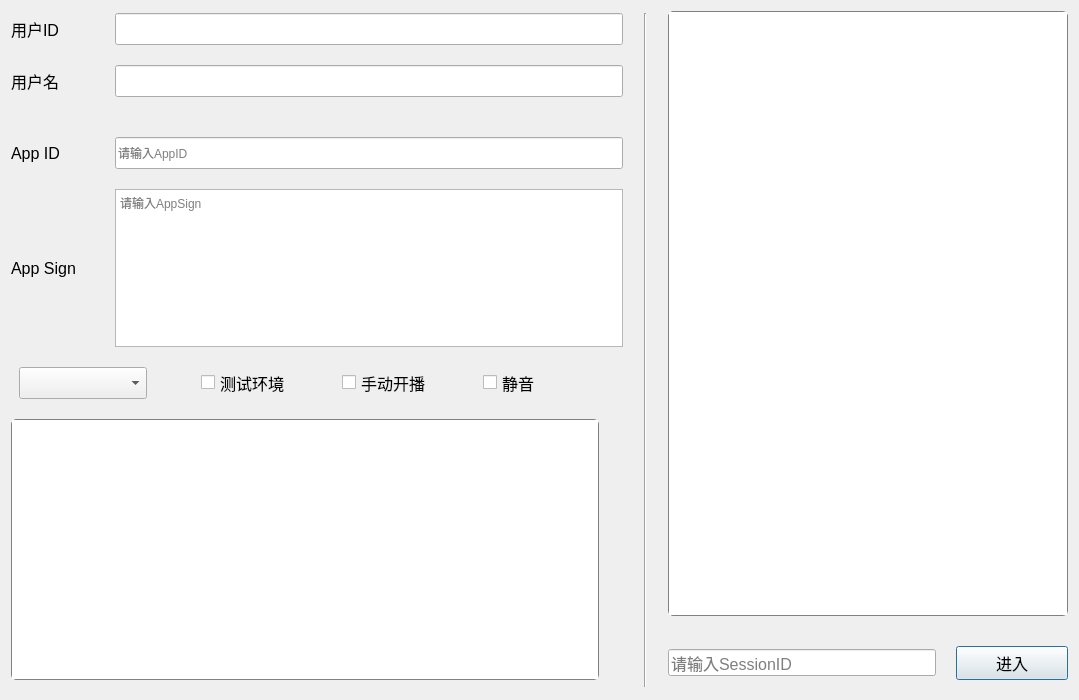
<?xml version="1.0" encoding="UTF-8"?>
<ui version="4.0">
 <class>ZegoAudioLiveClass</class>
 <widget class="QDialog" name="ZegoAudioLiveClass">
  <property name="geometry">
   <rect>
    <x>0</x>
    <y>0</y>
    <width>1079</width>
    <height>700</height>
   </rect>
  </property>
  <property name="windowTitle">
   <string>ZegoAudioLive</string>
  </property>
  <layout class="QHBoxLayout" name="horizontalLayout_7" stretch="3,0,2">
   <property name="spacing">
    <number>10</number>
   </property>
   <property name="leftMargin">
    <number>0</number>
   </property>
   <property name="topMargin">
    <number>0</number>
   </property>
   <property name="rightMargin">
    <number>0</number>
   </property>
   <property name="bottomMargin">
    <number>0</number>
   </property>
   <item>
    <widget class="QWidget" name="m_AreaBeforePublish" native="true">
     <layout class="QVBoxLayout" name="verticalLayout_3">
      <property name="spacing">
       <number>0</number>
      </property>
      <property name="topMargin">
       <number>0</number>
      </property>
      <property name="bottomMargin">
       <number>0</number>
      </property>
      <item>
       <layout class="QVBoxLayout" name="verticalLayout_2">
        <property name="spacing">
         <number>0</number>
        </property>
        <property name="topMargin">
         <number>0</number>
        </property>
        <property name="bottomMargin">
         <number>0</number>
        </property>
        <item>
         <spacer name="verticalSpacer_6">
          <property name="orientation">
           <enum>Qt::Vertical</enum>
          </property>
          <property name="sizeType">
           <enum>QSizePolicy::Fixed</enum>
          </property>
          <property name="sizeHint" stdset="0">
           <size>
            <width>20</width>
            <height>13</height>
           </size>
          </property>
         </spacer>
        </item>
        <item>
         <layout class="QVBoxLayout" name="verticalLayout">
          <property name="spacing">
           <number>0</number>
          </property>
          <item>
           <layout class="QHBoxLayout" name="horizontalLayout_4">
            <property name="spacing">
             <number>0</number>
            </property>
            <item>
             <widget class="QLabel" name="m_lbUserID">
              <property name="styleSheet">
               <string notr="true">font-family: 微软雅黑;
font-size: 16px;</string>
              </property>
              <property name="text">
               <string>用户ID</string>
              </property>
             </widget>
            </item>
            <item>
             <spacer name="horizontalSpacer_4">
              <property name="orientation">
               <enum>Qt::Horizontal</enum>
              </property>
              <property name="sizeHint" stdset="0">
               <size>
                <width>40</width>
                <height>20</height>
               </size>
              </property>
             </spacer>
            </item>
            <item>
             <widget class="QLineEdit" name="m_edUserID">
              <property name="minimumSize">
               <size>
                <width>508</width>
                <height>32</height>
               </size>
              </property>
              <property name="maximumSize">
               <size>
                <width>508</width>
                <height>32</height>
               </size>
              </property>
              <property name="focusPolicy">
               <enum>Qt::ClickFocus</enum>
              </property>
             </widget>
            </item>
           </layout>
          </item>
          <item>
           <spacer name="verticalSpacer">
            <property name="orientation">
             <enum>Qt::Vertical</enum>
            </property>
            <property name="sizeType">
             <enum>QSizePolicy::Fixed</enum>
            </property>
            <property name="sizeHint" stdset="0">
             <size>
              <width>20</width>
              <height>20</height>
             </size>
            </property>
           </spacer>
          </item>
          <item>
           <layout class="QHBoxLayout" name="horizontalLayout_5">
            <property name="spacing">
             <number>0</number>
            </property>
            <item>
             <widget class="QLabel" name="m_lbUserName">
              <property name="styleSheet">
               <string notr="true">font-family: 微软雅黑;
font-size: 16px;</string>
              </property>
              <property name="text">
               <string>用户名</string>
              </property>
             </widget>
            </item>
            <item>
             <spacer name="horizontalSpacer_5">
              <property name="orientation">
               <enum>Qt::Horizontal</enum>
              </property>
              <property name="sizeHint" stdset="0">
               <size>
                <width>40</width>
                <height>20</height>
               </size>
              </property>
             </spacer>
            </item>
            <item>
             <widget class="QLineEdit" name="m_edUserName">
              <property name="minimumSize">
               <size>
                <width>508</width>
                <height>32</height>
               </size>
              </property>
              <property name="maximumSize">
               <size>
                <width>508</width>
                <height>32</height>
               </size>
              </property>
              <property name="focusPolicy">
               <enum>Qt::ClickFocus</enum>
              </property>
             </widget>
            </item>
           </layout>
          </item>
         </layout>
        </item>
        <item>
         <spacer name="verticalSpacer_2">
          <property name="orientation">
           <enum>Qt::Vertical</enum>
          </property>
          <property name="sizeType">
           <enum>QSizePolicy::Fixed</enum>
          </property>
          <property name="sizeHint" stdset="0">
           <size>
            <width>20</width>
            <height>40</height>
           </size>
          </property>
         </spacer>
        </item>
        <item>
         <layout class="QHBoxLayout" name="horizontalLayout_3">
          <property name="spacing">
           <number>0</number>
          </property>
          <item>
           <widget class="QLabel" name="m_lbAppID">
            <property name="styleSheet">
             <string notr="true">font-family: 微软雅黑;
font-size: 16px;</string>
            </property>
            <property name="text">
             <string>App ID</string>
            </property>
           </widget>
          </item>
          <item>
           <spacer name="horizontalSpacer_3">
            <property name="orientation">
             <enum>Qt::Horizontal</enum>
            </property>
            <property name="sizeHint" stdset="0">
             <size>
              <width>40</width>
              <height>20</height>
             </size>
            </property>
           </spacer>
          </item>
          <item>
           <widget class="QLineEdit" name="m_edAppID">
            <property name="minimumSize">
             <size>
              <width>508</width>
              <height>32</height>
             </size>
            </property>
            <property name="maximumSize">
             <size>
              <width>508</width>
              <height>32</height>
             </size>
            </property>
            <property name="focusPolicy">
             <enum>Qt::ClickFocus</enum>
            </property>
            <property name="placeholderText">
             <string>请输入AppID</string>
            </property>
           </widget>
          </item>
         </layout>
        </item>
        <item>
         <spacer name="verticalSpacer_5">
          <property name="orientation">
           <enum>Qt::Vertical</enum>
          </property>
          <property name="sizeType">
           <enum>QSizePolicy::Fixed</enum>
          </property>
          <property name="sizeHint" stdset="0">
           <size>
            <width>20</width>
            <height>20</height>
           </size>
          </property>
         </spacer>
        </item>
        <item>
         <layout class="QHBoxLayout" name="horizontalLayout_2">
          <property name="spacing">
           <number>0</number>
          </property>
          <item>
           <widget class="QLabel" name="m_lbAppSign">
            <property name="styleSheet">
             <string notr="true">font-family: 微软雅黑;
font-size: 16px;</string>
            </property>
            <property name="text">
             <string>App Sign</string>
            </property>
           </widget>
          </item>
          <item>
           <spacer name="horizontalSpacer_2">
            <property name="orientation">
             <enum>Qt::Horizontal</enum>
            </property>
            <property name="sizeHint" stdset="0">
             <size>
              <width>40</width>
              <height>20</height>
             </size>
            </property>
           </spacer>
          </item>
          <item>
           <widget class="QTextEdit" name="m_edAppSign">
            <property name="minimumSize">
             <size>
              <width>508</width>
              <height>158</height>
             </size>
            </property>
            <property name="maximumSize">
             <size>
              <width>508</width>
              <height>158</height>
             </size>
            </property>
            <property name="focusPolicy">
             <enum>Qt::ClickFocus</enum>
            </property>
            <property name="placeholderText">
             <string>请输入AppSign</string>
            </property>
           </widget>
          </item>
         </layout>
        </item>
        <item>
         <spacer name="verticalSpacer_3">
          <property name="orientation">
           <enum>Qt::Vertical</enum>
          </property>
          <property name="sizeType">
           <enum>QSizePolicy::Fixed</enum>
          </property>
          <property name="sizeHint" stdset="0">
           <size>
            <width>20</width>
            <height>20</height>
           </size>
          </property>
         </spacer>
        </item>
        <item>
         <layout class="QHBoxLayout" name="horizontalLayout">
          <item>
           <widget class="QComboBox" name="m_cbAppVersion">
            <property name="minimumSize">
             <size>
              <width>128</width>
              <height>32</height>
             </size>
            </property>
            <property name="maximumSize">
             <size>
              <width>128</width>
              <height>32</height>
             </size>
            </property>
           </widget>
          </item>
          <item>
           <spacer name="horizontalSpacer">
            <property name="orientation">
             <enum>Qt::Horizontal</enum>
            </property>
            <property name="sizeType">
             <enum>QSizePolicy::Fixed</enum>
            </property>
            <property name="sizeHint" stdset="0">
             <size>
              <width>40</width>
              <height>20</height>
             </size>
            </property>
           </spacer>
          </item>
          <item>
           <widget class="QCheckBox" name="m_checkTestEnv">
            <property name="minimumSize">
             <size>
              <width>127</width>
              <height>25</height>
             </size>
            </property>
            <property name="maximumSize">
             <size>
              <width>127</width>
              <height>25</height>
             </size>
            </property>
            <property name="focusPolicy">
             <enum>Qt::ClickFocus</enum>
            </property>
            <property name="styleSheet">
             <string notr="true">font-family: 微软雅黑;
font-size: 16px;</string>
            </property>
            <property name="text">
             <string>测试环境</string>
            </property>
           </widget>
          </item>
          <item>
           <widget class="QCheckBox" name="m_checkManual">
            <property name="minimumSize">
             <size>
              <width>127</width>
              <height>25</height>
             </size>
            </property>
            <property name="maximumSize">
             <size>
              <width>127</width>
              <height>25</height>
             </size>
            </property>
            <property name="focusPolicy">
             <enum>Qt::ClickFocus</enum>
            </property>
            <property name="styleSheet">
             <string notr="true">font-family: 微软雅黑;
font-size: 16px;</string>
            </property>
            <property name="text">
             <string>手动开播</string>
            </property>
           </widget>
          </item>
          <item>
           <widget class="QCheckBox" name="m_checkMute">
            <property name="minimumSize">
             <size>
              <width>128</width>
              <height>25</height>
             </size>
            </property>
            <property name="maximumSize">
             <size>
              <width>128</width>
              <height>25</height>
             </size>
            </property>
            <property name="focusPolicy">
             <enum>Qt::ClickFocus</enum>
            </property>
            <property name="styleSheet">
             <string notr="true">font-family: 微软雅黑;
font-size: 16px;</string>
            </property>
            <property name="text">
             <string>静音</string>
            </property>
           </widget>
          </item>
         </layout>
        </item>
        <item>
         <spacer name="verticalSpacer_4">
          <property name="orientation">
           <enum>Qt::Vertical</enum>
          </property>
          <property name="sizeType">
           <enum>QSizePolicy::Fixed</enum>
          </property>
          <property name="sizeHint" stdset="0">
           <size>
            <width>20</width>
            <height>20</height>
           </size>
          </property>
         </spacer>
        </item>
        <item>
         <widget class="QListView" name="m_logList">
          <property name="minimumSize">
           <size>
            <width>588</width>
            <height>158</height>
           </size>
          </property>
          <property name="maximumSize">
           <size>
            <width>588</width>
            <height>16777215</height>
           </size>
          </property>
          <property name="styleSheet">
           <string notr="true">border-radius: 5px;
border: 1px solid gray;</string>
          </property>
         </widget>
        </item>
        <item>
         <spacer name="verticalSpacer_7">
          <property name="orientation">
           <enum>Qt::Vertical</enum>
          </property>
          <property name="sizeType">
           <enum>QSizePolicy::Fixed</enum>
          </property>
          <property name="sizeHint" stdset="0">
           <size>
            <width>20</width>
            <height>20</height>
           </size>
          </property>
         </spacer>
        </item>
       </layout>
      </item>
     </layout>
    </widget>
   </item>
   <item>
    <widget class="Line" name="m_line">
     <property name="styleSheet">
      <string notr="true">margin-top: 13px;
margin-bottom: 13px;</string>
     </property>
     <property name="orientation">
      <enum>Qt::Vertical</enum>
     </property>
    </widget>
   </item>
   <item>
    <widget class="QWidget" name="m_AreaAfterPublish" native="true">
     <layout class="QVBoxLayout" name="verticalLayout_7">
      <property name="bottomMargin">
       <number>20</number>
      </property>
      <item>
       <layout class="QVBoxLayout" name="verticalLayout_4">
        <property name="spacing">
         <number>30</number>
        </property>
        <item>
         <widget class="QListView" name="m_memberList">
          <property name="minimumSize">
           <size>
            <width>380</width>
            <height>0</height>
           </size>
          </property>
          <property name="styleSheet">
           <string notr="true">border-radius: 5px;
border: 1px solid gray;</string>
          </property>
         </widget>
        </item>
        <item>
         <layout class="QHBoxLayout" name="horizontalLayout_6">
          <property name="spacing">
           <number>20</number>
          </property>
          <item>
           <widget class="QLineEdit" name="m_edSessionID">
            <property name="minimumSize">
             <size>
              <width>246</width>
              <height>27</height>
             </size>
            </property>
            <property name="styleSheet">
             <string notr="true">font-family: 微软雅黑;
font-size: 16px;</string>
            </property>
            <property name="placeholderText">
             <string>请输入SessionID</string>
            </property>
           </widget>
          </item>
          <item>
           <widget class="QPushButton" name="m_switchStartPublish">
            <property name="minimumSize">
             <size>
              <width>112</width>
              <height>34</height>
             </size>
            </property>
            <property name="styleSheet">
             <string notr="true">font-family: 微软雅黑;
font-size: 16px;</string>
            </property>
            <property name="text">
             <string>进入</string>
            </property>
           </widget>
          </item>
         </layout>
        </item>
       </layout>
      </item>
     </layout>
    </widget>
   </item>
  </layout>
 </widget>
 <layoutdefault spacing="6" margin="11"/>
 <resources>
  <include location="ZegoMainDialog.qrc"/>
 </resources>
 <connections/>
</ui>
